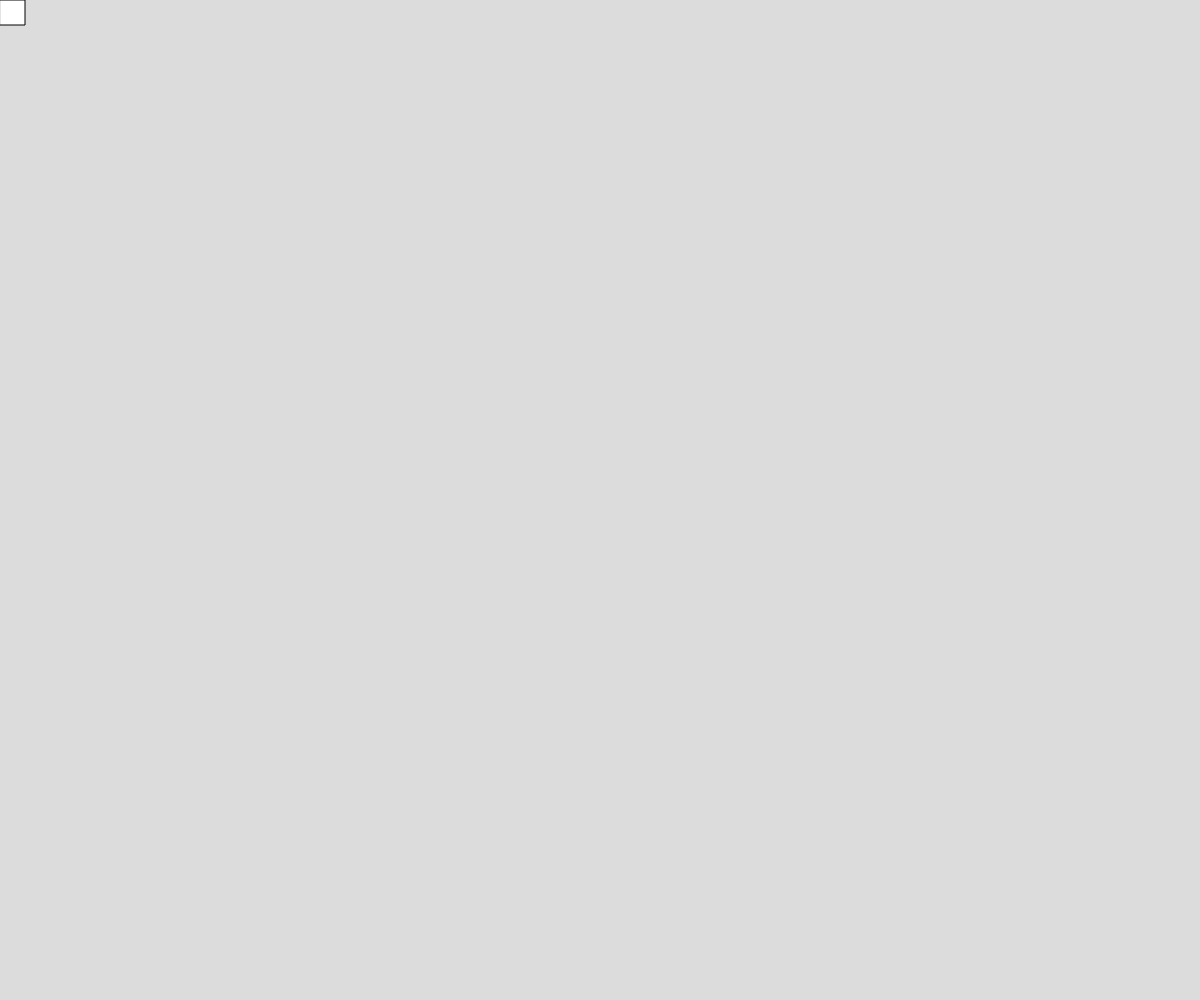
Frame 1 (no input)
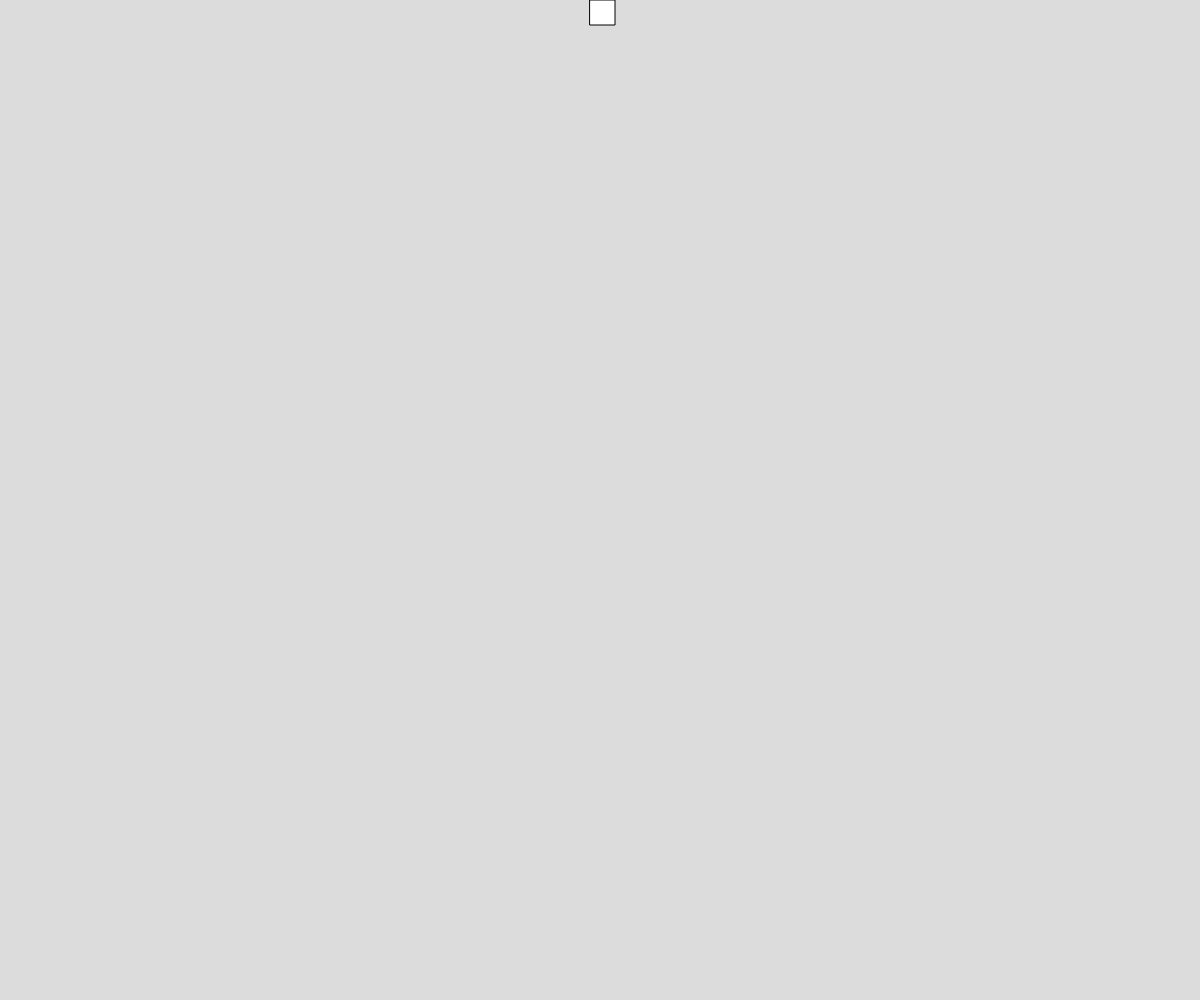
Frame 60 (no input)
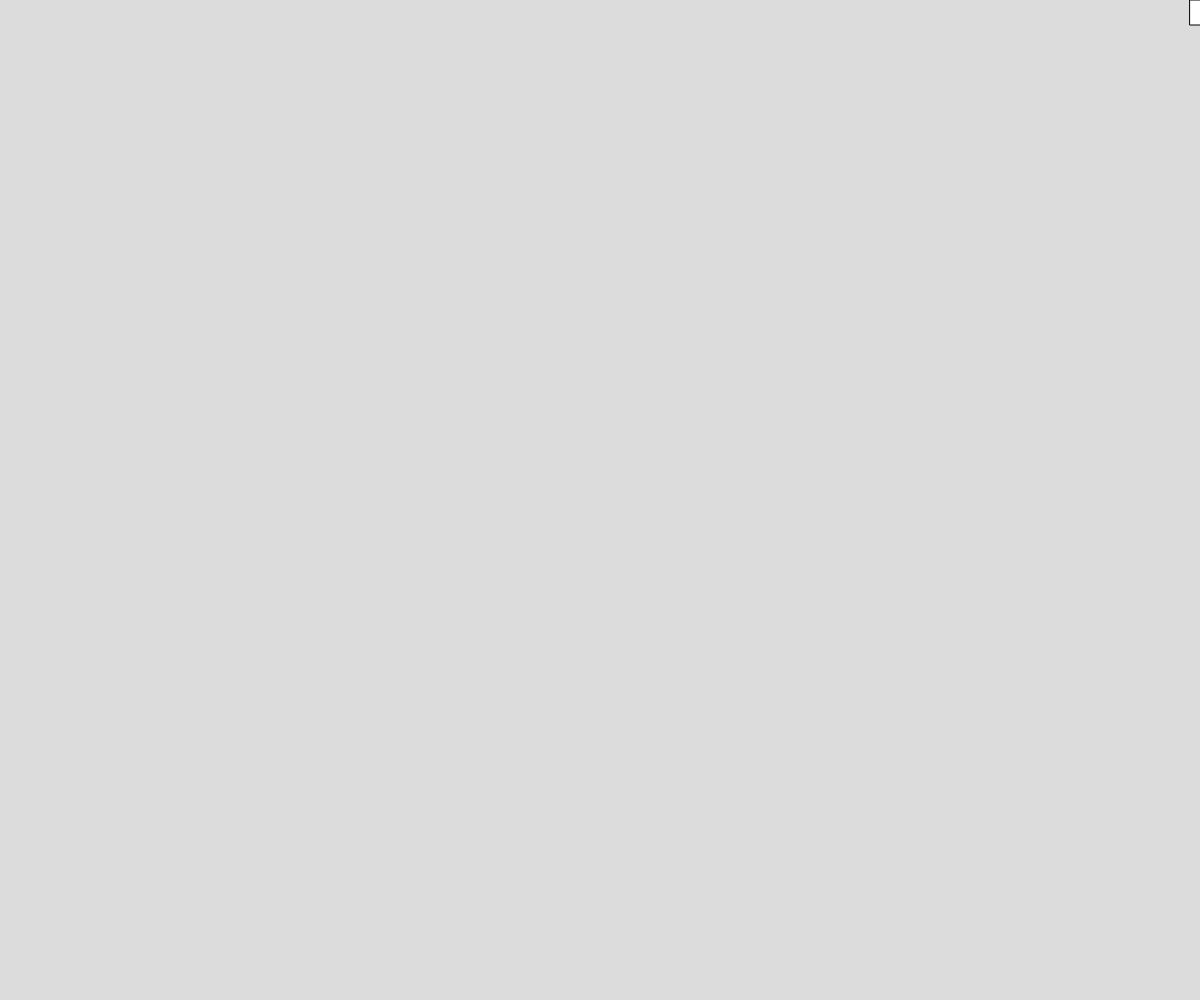
Frame 120 (the mouse pressed at the canvas centre since frame 60)

The p5.js sketch that drew these frames (run headless with seeded random() and noise() and a simulated clock; from frame 60 on, the mouse is pressed at the canvas centre):

// p5.js sketch
// ── sketch.js
//Partner challenge
//Lucas Boyd and Lavan Sambavan
// 9/26/2024
//
// Extra for Experts:
// - describe what you did to take this project "above and beyond"

let rectY = 0;
let rectX = 0;


function setup() {
  createCanvas(windowWidth, windowHeight);
  rectMode(CENTER);
}

function draw() {
  background(220);
  rect(rectX+12.5,rectY+12.5,25);
  if(rectX <= windowWidth-12.5){
      rectX+=10;
    }
  else if(rectY < windowHeight-25){
      rectY+=10;
    }
  else if(rectX < windowWidth-12.5 && rectX >= 12.5){
      rectX-=10;
    } 
  else if(rectY < windowHeight-12.5 && rectY >= 12.5){
      rectY-=10;
    }
}
